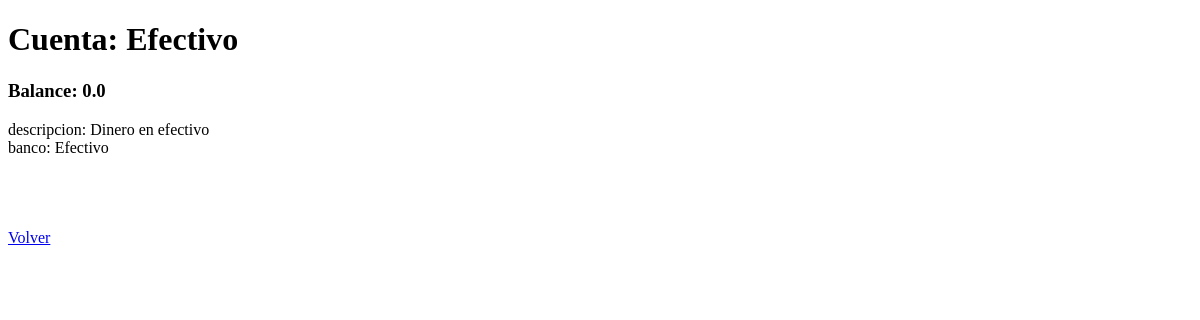
Before: /accounts/1/detail (signed in) with the older database file.
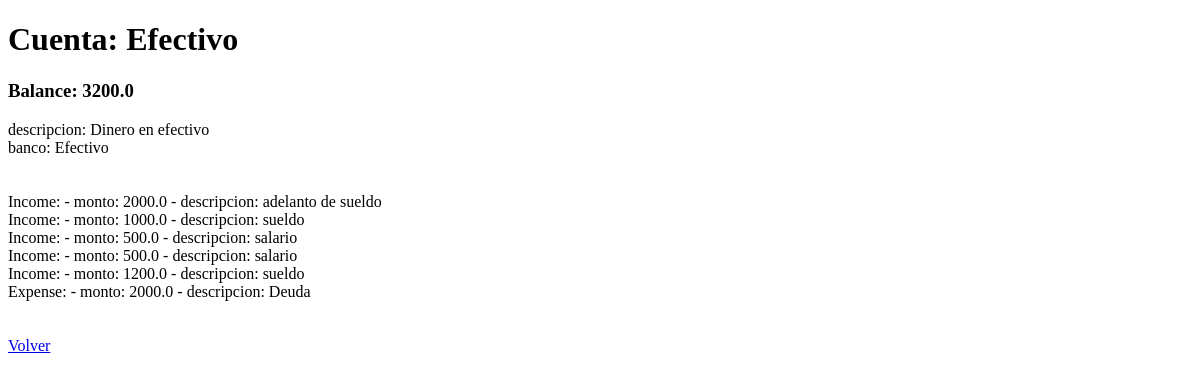
After: the same page with the newer database file.
### accounts/models.py (models this page shows)
class Account(models.Model):
    id = HashidAutoField(primary_key=True)
    name = models.CharField(max_length=70)
    description = models.CharField(max_length=200)
    bank = models.CharField(max_length= 70)
    balance = models.FloatField(default=0)
    created_at = models.DateField(auto_now_add=True)
    user = models.ForeignKey(User, on_delete=models.CASCADE)

class Operation_ac(models.Model):
    id = HashidAutoField(primary_key=True)
    description = models.CharField(max_length=200)
    type = models.CharField(max_length=70)
    category = models.ForeignKey(Category,on_delete=models.SET_NULL, null=True)
    amount = models.FloatField(default=0)
    date = models.DateTimeField(default= django.utils.timezone.now)
    account = models.ForeignKey(Account, on_delete=models.CASCADE)
    transfer_id = models.IntegerField(default=0)

### accounts/views.py (the view)
# urls.py: path('<str:account_id>/detail', views.account_detail, name='account_detail'),
@login_required
def account_detail(request, account_id):
    try:
        account = Account.objects.get(pk=account_id)
    except (KeyError, Account.DoesNotExist):
        request = reset_messages(request)
        request.session['error_message'] = 'No se encontro la cuenta'
        request.session['message_shown'] = False
        return redirect('accounts:index')
    else:
        request = reset_messages(request)
        operations_list = Operation_ac.objects.filter(account=account)
        return render(request, 'accounts/account_detail.html',{
            'account': account,
            'operations_list': operations_list,
        })

### accounts/views.py (called while the page is built, shortened)
def reset_messages(request):
    try :
        aux = request.session['message_shown']
    except KeyError:
        request.session['message_shown'] = False
        request.session['error_message'] = ''
        request.session['success_message'] = ''

### accounts/templates/accounts/account_detail.html (shortened to what this page needs)
<!DOCTYPE html>
<html lang="en">
<head>
</head>
<body>
    <h1>Cuenta: {{account.name}}</h1>
    <h3>Balance: {{account.balance}}</h3>
    <div>
        descripcion: {{account.description}} <br>
        banco: {{account.bank}} <br>
    </div>
    <br><br>
    <div>
        {% for operation in operations_list %}
        {{operation.type}}: - monto: {{operation.amount}} - descripcion: {{operation.description}} <br>
        {% endfor %}
    </div>
    <br><br>
    <a href="{% url 'accounts:index' %}">Volver</a>
</body>
</html>

Changed rows visible on the page:
changed Account "Efectivo": balance "0.0" → "3200.0"
added Operation_ac: type "Income", amount "2000.0", description "adelanto de sueldo"
added Operation_ac: type "Income", amount "1000.0", description "sueldo"
added Operation_ac: type "Income", amount "500.0", description "salario"
added Operation_ac: type "Income", amount "500.0", description "salario"
added Operation_ac: type "Income", amount "1200.0", description "sueldo"
added Operation_ac: type "Expense", amount "2000.0", description "Deuda"
